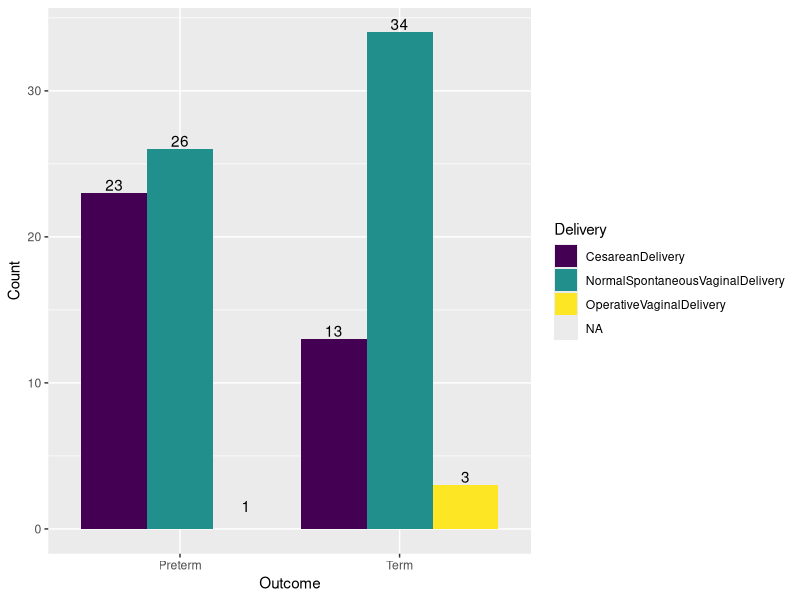
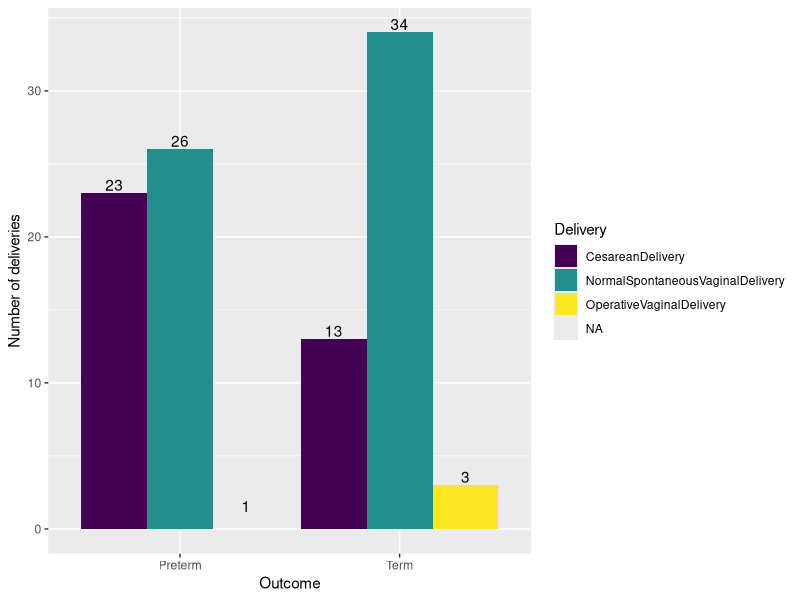
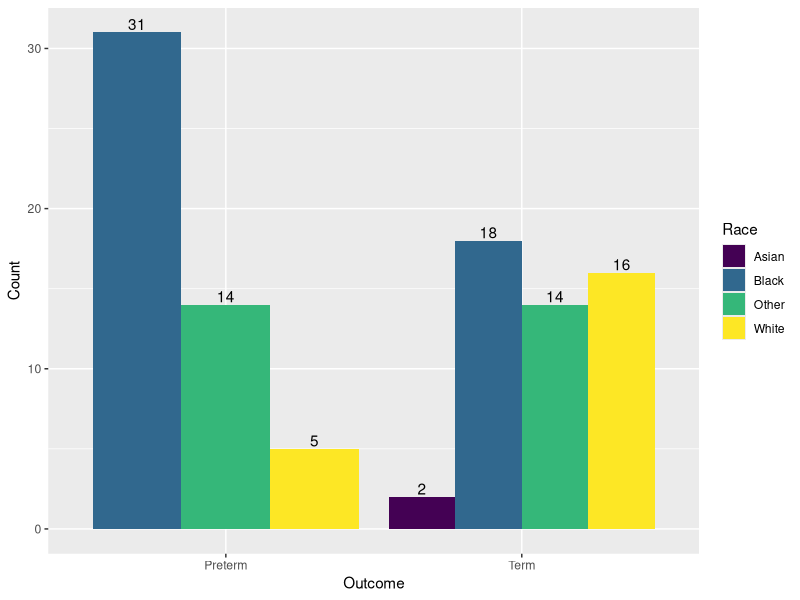
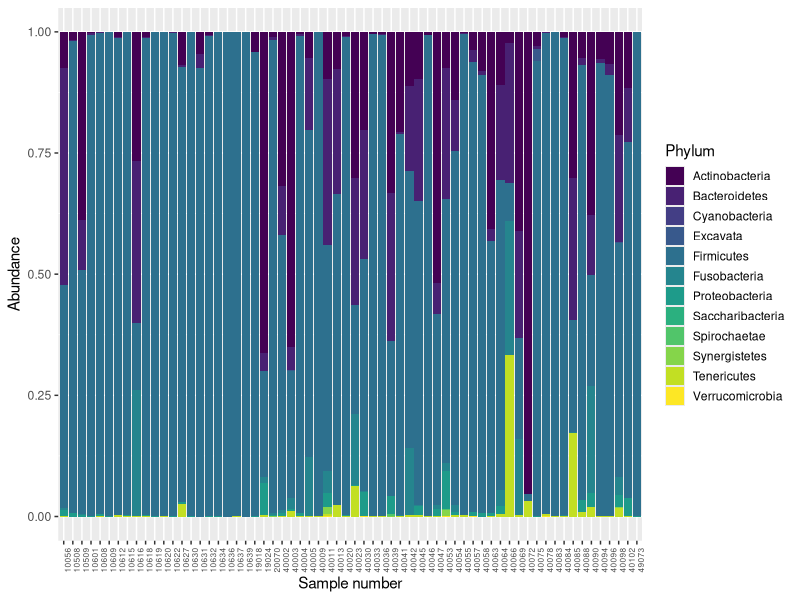
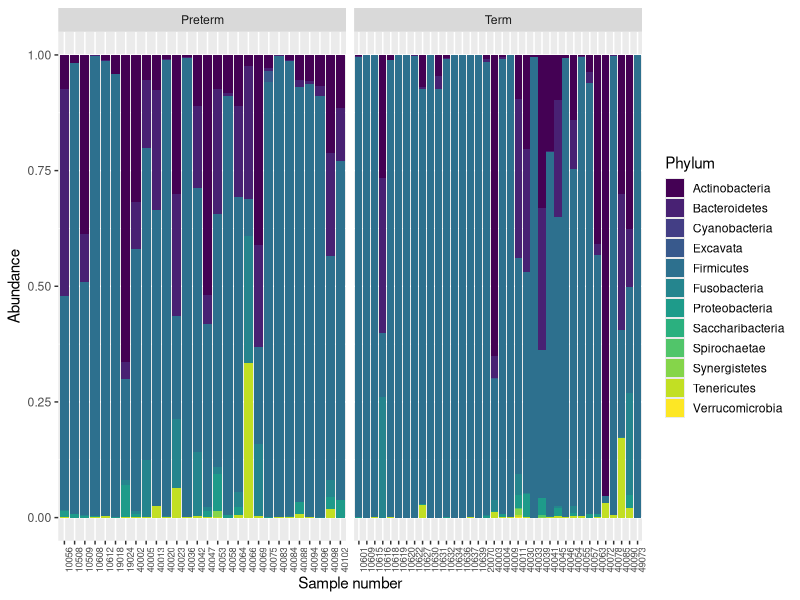

The R script that drew these images, in order:
## ---- chunk 1
2+5
## ---- chunk 2
12/3
## ---- chunk 3
# We can also comment on what it is that we are doing
# This is done by putting a `#` at the beginning of the line

# I am multiplying 8 and 19
8*19
## ---- chunk 4
#| code-fold: true
#| results: 'hide'
1260/36
## ---- chunk 5
age_months <- 24
## ---- chunk 6
print(age_months)
## ---- chunk 7
age_months/12
## ---- chunk 8
age_years <- age_months/12
## ---- chunk 9
#| code-fold: true
#| results: 'hide'
print(age_years)
## ---- chunk 10
#| code-fold: true
#| results: 'hide'
# Challenge 1

number_of_bacteria <- 12 + 82
print(number_of_bacteria)
number_of_bacteria/5
## ---- chunk 11
install.packages("tidyverse")
## ---- chunk 12
#| warning: false
#| results: 'hide'
library(tidyverse)
## ---- chunk 13
#| warning: false
#| echo: false
#| results: 'hide'
install.packages("viridis")
## ---- chunk 14
#| code-fold: true
#| echo: false
#| results: 'hide'
library(viridis)
## ---- chunk 15
metadata <- read.csv('metadata.csv', header = TRUE, row.names = 1)
## ---- chunk 16
head(metadata)
## ---- chunk 17
dim(metadata)
## ---- chunk 18
table(metadata$Outcome)
## ---- chunk 19
#| code-fold: true
#| results: 'hide'
table(metadata$DeliveryMode)
## ---- chunk 20
#| code-fold: true
#| results: 'hide'

# Challenge 2 
table(metadata$Outcome)
table(metadata$Race)
## ---- chunk 21
table(metadata$Outcome, metadata$DeliveryMode)
## ---- chunk 22
ggplot(metadata, aes(x = Outcome, fill = DeliveryMode)) + geom_bar(position = "dodge") + geom_text(aes(label = after_stat(count)), stat = 'count', position = position_dodge(0.9), vjust = -0.2) + labs(x = "Outcome", y = "Count", fill = "Delivery") + scale_fill_viridis(discrete = TRUE)
## ---- chunk 23
#| code-fold: true
#| results: 'hide'

# Challenge 3
ggplot(metadata, aes(x = Outcome, fill = DeliveryMode)) + geom_bar(position = "dodge") + geom_text(aes(label = after_stat(count)), stat = 'count', position = position_dodge(0.9), vjust = -0.2) + labs(x = "Outcome", y = "Number of deliveries", fill = "Delivery") +  scale_fill_viridis(discrete = TRUE)

ggplot(metadata, aes(x = Outcome, fill = Race)) + geom_bar(position = "dodge") + geom_text(aes(label = after_stat(count)), stat = 'count', position = position_dodge(0.9), vjust = -0.2) + labs(x = "Outcome", y = "Count", fill = "Race") +  scale_fill_viridis(discrete = TRUE)
## ---- chunk 24
#| code-fold: true
#| results: 'hide'
ps_phyla <- read.csv('ps_phyla.csv', header = TRUE, row.names = 1) 
head(ps_phyla)
## ---- chunk 25
ggplot(ps_phyla, aes(x =factor(SubjectID), y =Abundance , fill = Phylum)) +
  geom_bar(stat = "identity", position = "fill") +
  theme(axis.text.x = element_text(angle = 90, hjust = 1, size = 6)) +
  guides(fill = guide_legend(reverse = FALSE, keywidth = 1, keyheight = 1, ncol = 1)) +
  ylab("Abundance") +
  xlab("Sample number")+
  scale_fill_viridis(discrete = TRUE)
## ---- chunk 26
ggplot(ps_phyla, aes(x =factor(SubjectID), y =Abundance , fill = Phylum)) +
  facet_wrap(~factor(Outcome), scales = 'free_x')+
  geom_bar(stat = "identity", position = "fill") +
  theme(axis.text.x = element_text(angle = 90, hjust = 1, size=7)) +
  guides(fill = guide_legend(reverse = FALSE, keywidth = 1, keyheight = 1, ncol = 1)) +
  ylab("Abundance") +
  xlab("Sample number") +
  scale_fill_viridis(discrete = TRUE)
